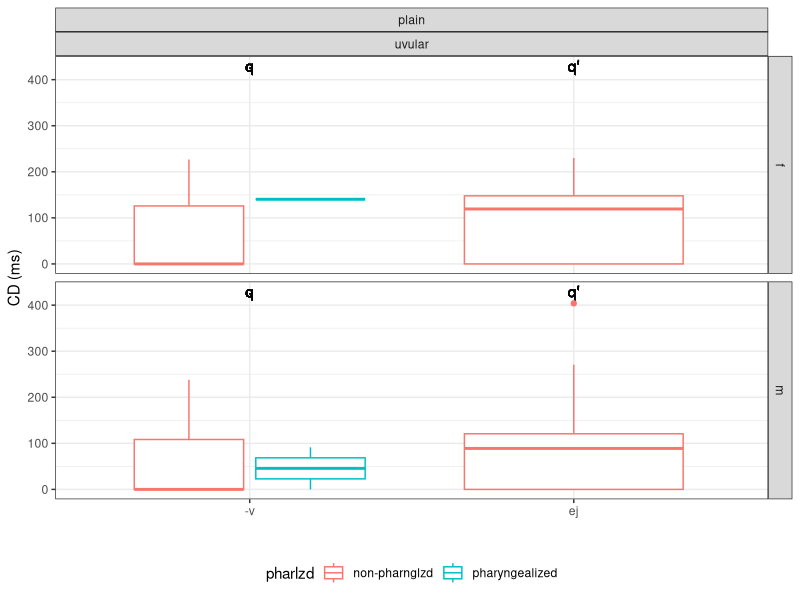
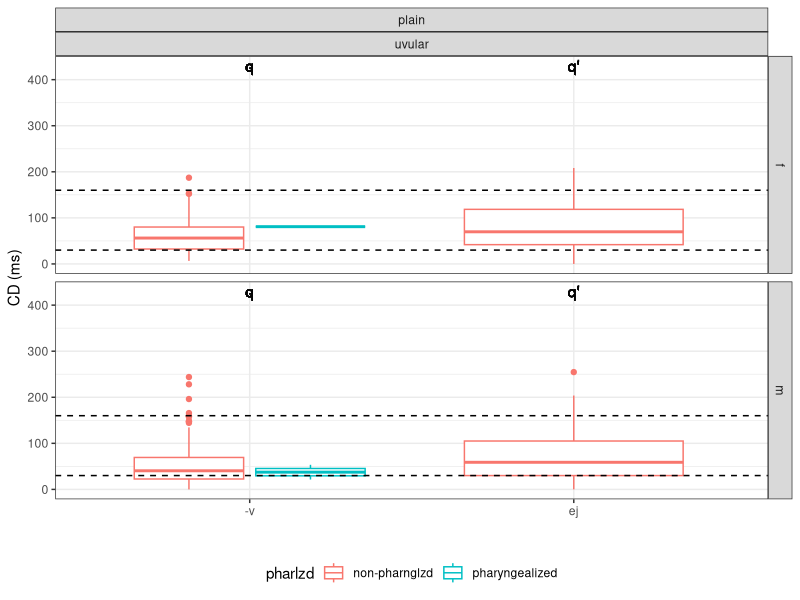
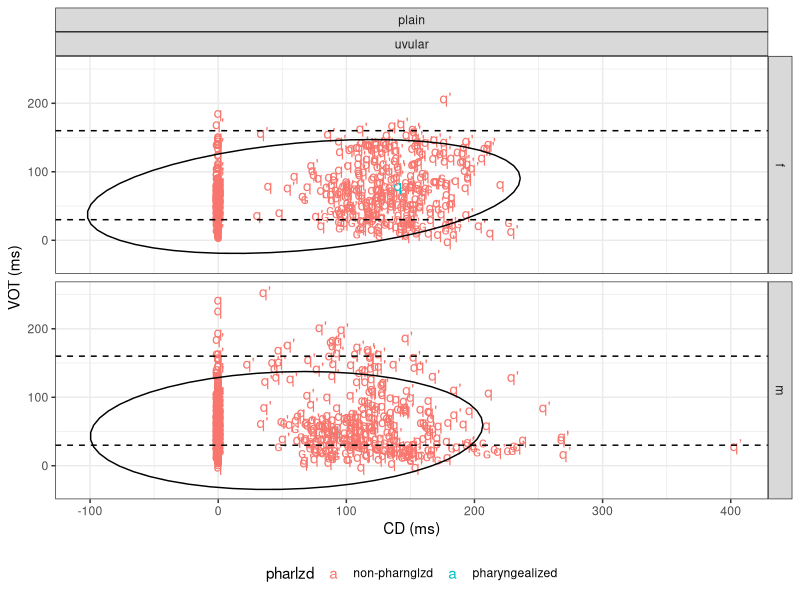

These figures' R source, in order:
## ---- chunk 1
knitr::opts_chunk$set(message = FALSE, warning = FALSE)
library(tidyverse)

df <- read_tsv("data/speakers.csv")

results <- read_tsv("data/results.tsv")
correspondence <- read_tsv("data/correspondence.tsv")

results %>% 
  left_join(correspondence) %>% 
  left_join(df) %>% 
  filter(!grepl("[tʃrlnm]", folVowel),
       !grepl("[tʃrlnm]", prevVowel)) %>% 
  mutate(repetition = ifelse(repetition == "--undefined--", "", repetition),
         repetition = paste(context, repetition),
         folVowDur = as.double(ifelse(folVowDur == "--undefined--",NA, folVowDur)),
         geminate = ifelse(grepl("[ː:]", stop),"+g", "-g"),
         aff_type = ifelse(grepl("[sz]", stop),"dent", NA),
         aff_type = ifelse(grepl("[ʃʒšžǯ]", stop),"alv", aff_type),
         aff_type = ifelse(grepl("ɬ", stop),"lat", aff_type),
         aff_type = ifelse(grepl("χ", stop),"uv", aff_type),
         affric = ifelse(grepl("ɬ", stop),"affricate", affric),
         affric = ifelse(grepl("χ", stop),"affricate", affric),
         affric = ifelse(poa == "uvular", "plain", affric),
         aff_type = ifelse(grepl("χ", stop),"uv", aff_type),
         poa = ifelse(stop == "ɡ", "velar", poa),
         aff_type = factor(aff_type, levels = c("dent", "alv", "lat", "uv")),
         affric = factor(affric, levels = c("plain", "affricate")),
         voice = ifelse(voice == "voiced", "+v", "-v")) %>% 
  mutate(fric = fric * 1000,
         postfric = postfric*1000,
         folVowDur = folVowDur*1000,
         closdur = closdur*1000,
         VOT = fric + postfric,
         cd_n = closdur/folVowDur,
         vot_n = VOT/folVowDur,
         utterance = paste0(context, "_", repetition),
         poa = factor(poa, levels = c("bilabial", "dental", "velar", "uvular")),
         c_type = ifelse(glott == "glottalic", "ej", voice),
         c_type = ifelse(geminate == "+g", paste0(c_type, ",", "+g"), c_type),
         c_type = factor(c_type, levels = c("+v", "-v", "ej", "-v,+g", "ej,+g"))) ->
  final_df

final_df %>%
  mutate(prevVowel = ifelse(is.na(prevVowel), "#", prevVowel)) %>% 
  filter(
    repetition != "iso 4",
    repetition != "iso 5",
    repetition != "iso 6",
    repetition != "iso 0",
    repetition != "iso i",
    repetition != "iso NA",
    prevVowel != "b",
    prevVowel != "g",
    prevVowel != "g\\)",
    prevVowel != "j\\)",
    prevVowel != "k",
    prevVowel != "\\(k",
    prevVowel != "k:",
    prevVowel != "k'",
    prevVowel != "\\(qχ",
    prevVowel != "s",
    prevVowel != "\\(s",
    prevVowel != "w",
    prevVowel != "z",
    prevVowel != "χ",
    folVowel != "ʔ",
    folVowel != "ɢ",
    folVowel != "ʔ\\)",
    folVowel != "b",
    folVowel != "j",
    folVowel != "j",
    folVowel != "j)",
    folVowel != "\\(j\\)",
    folVowel != "k'",
    folVowel != "p'",
    folVowel != "q",
    folVowel != "qχ",
    folVowel != "w",
    folVowel != "\\(w",
    folVowel != "w\\)",
    folVowel != "\\(w\\)",
    stop != "(ʔ",
    stop != "(ʔ)",
    stop != "ʔ)",
    stop != "n:)",
    stop != "n)",
    stop != "(n",    
    stop != "(h",
    stop != "(j",
    stop != "(j)",
    stop != "j)",
    stop != "(s",
    stop != "(w)") ->
  final_df

final_df %>% 
  mutate(stop_label = str_replace_all(final_df$stop, "[wʲʷˤχ\\(\\)\\?]", ""),
         folVowel = str_replace_all(final_df$folVowel, "[\\(\\)]", "")) %>%
  filter(poa == "uvular") ->
  final_df
## ---- chunk 2
final_df %>%
  ggplot(aes(c_type, closdur, label = stop_label))+
  geom_text(aes(y = 430), alpha = 0.1)+
  geom_boxplot(aes(color = pharlzd))+
  theme_bw()+
  theme(legend.position="bottom")+
  facet_grid(Gender~affric+poa, scale = "free_x")+
  labs(y = "CD (ms)", x = "")
## ---- chunk 3
final_df %>%
  ggplot(aes(c_type, VOT, label = stop_label))+
  geom_text(aes(y = 430), alpha = 0.1)+
  geom_boxplot(aes(color = pharlzd))+
  theme_bw()+
  theme(legend.position="bottom")+
  facet_grid(Gender~affric+poa, scale = "free_x")+
  labs(y = "CD (ms)", x = "")+
  geom_hline(yintercept = 30, lty = 2)+
  geom_hline(yintercept = 160, lty = 2)
## ---- chunk 4
final_df %>%
  ggplot(aes(closdur, VOT, label = stop_label, color = pharlzd, group = pharlzd))+
  geom_text(aes(color = pharlzd))+
  stat_ellipse(color = "black")+
  theme_bw()+
  theme(legend.position="bottom")+
  facet_grid(Gender~affric+poa, scale = "free_x")+
  labs(y = "CD (ms)", x = "")+
  geom_hline(yintercept = 30, lty = 2)+
  geom_hline(yintercept = 160, lty = 2)+
  facet_grid(Gender~affric+poa, scale = "free_x")+
  labs(y = "VOT (ms)", x = "CD (ms)")
